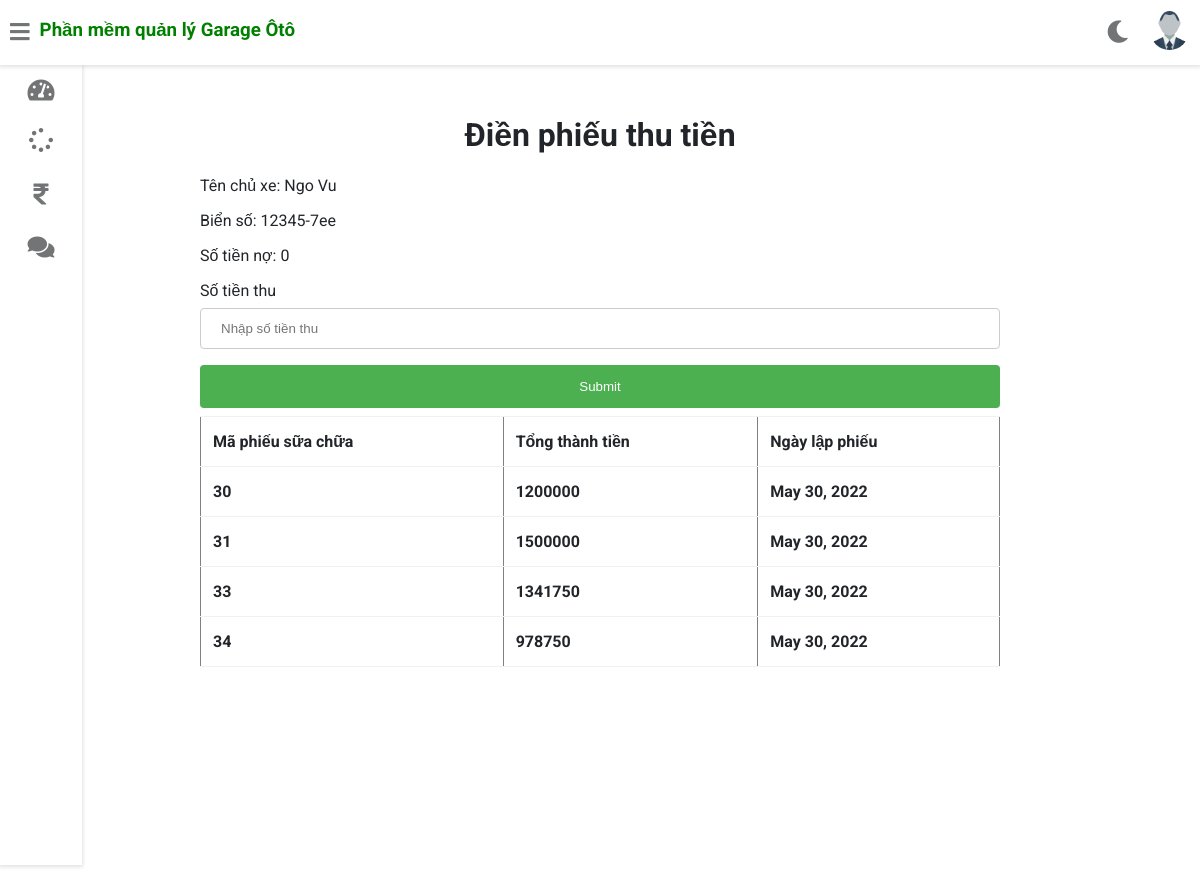
/tom/nhap_phieuthu/1 (signed in), run on an earlier commit of the app's database.
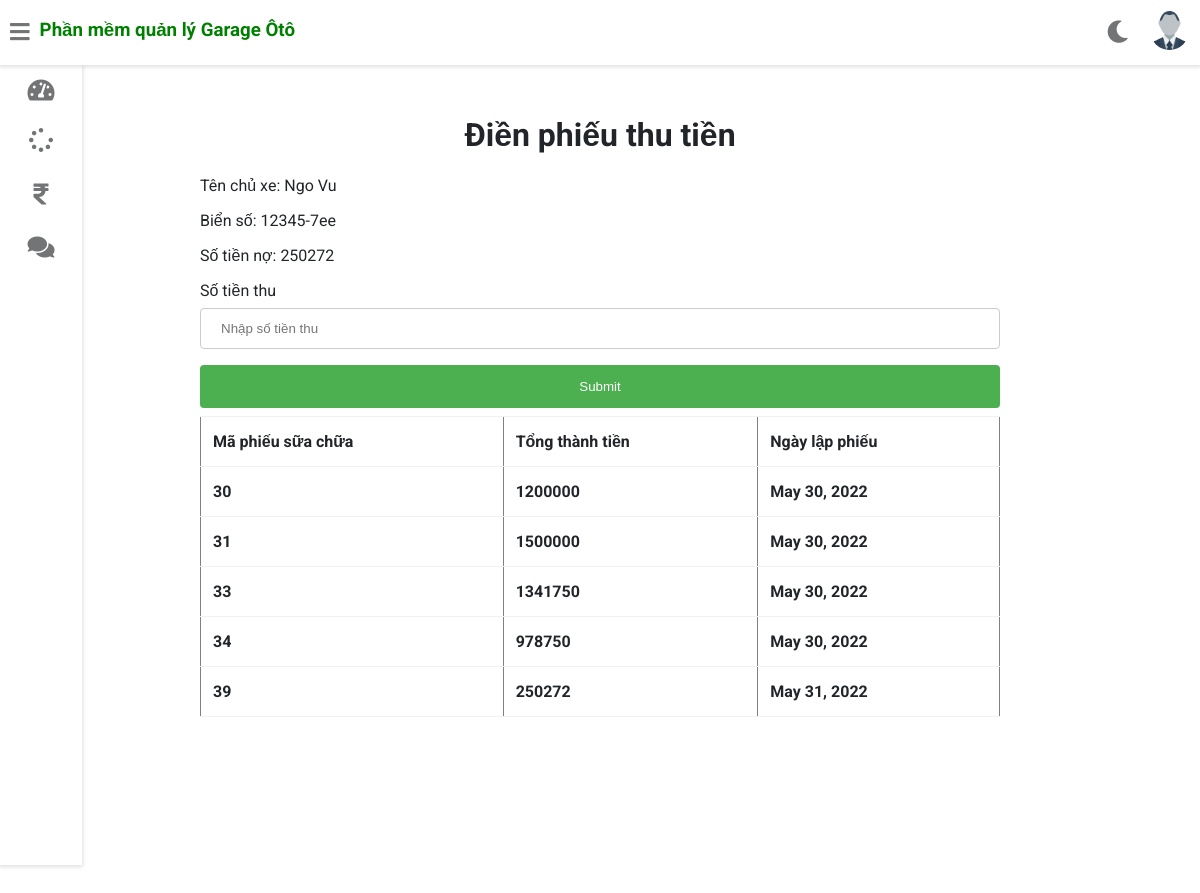
And on a later commit of the database.
### gara/models.py (models this page shows, shortened)
class Xe(models.Model):
    maxe=models.AutoField(primary_key=True)
    bienso=models.CharField(max_length=20,unique=True)
    makhachhang=models.ForeignKey(KhachHang,on_delete=models.CASCADE)
    mahieuxe=models.ForeignKey(HieuXe,on_delete=models.CASCADE)
    tienno=models.PositiveIntegerField(default=0)

class PhieuSuaChua(models.Model):
    maphieusuachua=models.AutoField(primary_key=True)
    maxe=models.ForeignKey(Xe,on_delete=models.CASCADE)
    tongthanhtien=models.PositiveIntegerField(default=0)
    ngaylapphieu=models.DateField(auto_now_add=True)

### gara/views.py (the view, shortened to what this page needs)
# urls.py: path('<username>/nhap_phieuthu/<int:maxe>',views.xacnhan_phieuthu,name='view-view'),
@login_required(login_url='/login')
def xacnhan_phieuthu(request,maxe, username):
    nhapsotienthu=NhapSoTienThu()
    staff = Staff.objects.get(username=username)
    picture = '../' + staff.profile_pic.url
    xe_x=Xe.objects.get(maxe=maxe)
    khach_x=KhachHang.objects.get(makhachhang=xe_x.makhachhang_id)
    list_phieusua=PhieuSuaChua.objects.all().filter(maxe_id=xe_x.maxe)
    xe_x.save()
    context= {'nhapsotienthu':nhapsotienthu,'xe_x': xe_x,'khach_x':khach_x,
                "customer": staff, "picture":picture, "data":list_phieusua}
    return render(request,'phieuthutien/nhapsotienthu.html',context)

### gara/forms.py
class NhapSoTienThu(forms.Form):
    sotienthu=forms.IntegerField()

### templates/phieuthutien/nhapsotienthu.html (shortened to what this page needs)
{% extends 'gara/customerbase.html' %}
{% load widget_tweaks %}
{% block content %}
<head>
</head>
<br><br><br><br><br>
<h1 style="text-align:center;">Điền phiếu thu tiền</h1>
<div>
  <form method="post" style="margin-left:200px;margin-right:200px;">
      <label for="vehicle_no">Tên chủ xe: </label>
      {%render_field khach_x.tenkhachhang%}
      <label for="vehicle_no">Biển số: </label>
      {%render_field xe_x.bienso%}
      <label for="vehicle_no">Số tiền nợ: </label>
      {%render_field xe_x.tienno%}
      <label for="vehicle_model">Số tiền thu</label>
      {% render_field nhapsotienthu.sotienthu class="form-control" placeholder="Nhập số tiền thu" %}
      <input type="submit" value="Submit">
    </form>
    <form style="margin-left:200px;margin-right:200px;">
      <table style="margin: top 200px;" border="1" >
          <tr>
             <th>Mã phiếu sữa chữa</th>
              <th>Tổng thành tiền</th>
              <th>Ngày lập phiếu</th>
          </tr>
            {% for i in data %}
          <tr>
            <th>{{ i.maphieusuachua }}</th>
            <th>{{ i.tongthanhtien }}  </th>
            <th>{{ i.ngaylapphieu}}</th>
           </tr>
            {%endfor%}
      </table>
    </form>
  </div>
  <br><br><br><br><br><br><br><br><br><br><br><br><br><br><br>
  {% endblock content %}

What changed in the data, as far as the page shows it:
changed Xe "12345-7ee": tienno "0" → "250272"
added PhieuSuaChua: maphieusuachua "39", tongthanhtien "250272", ngaylapphieu "May 31, 2022"
